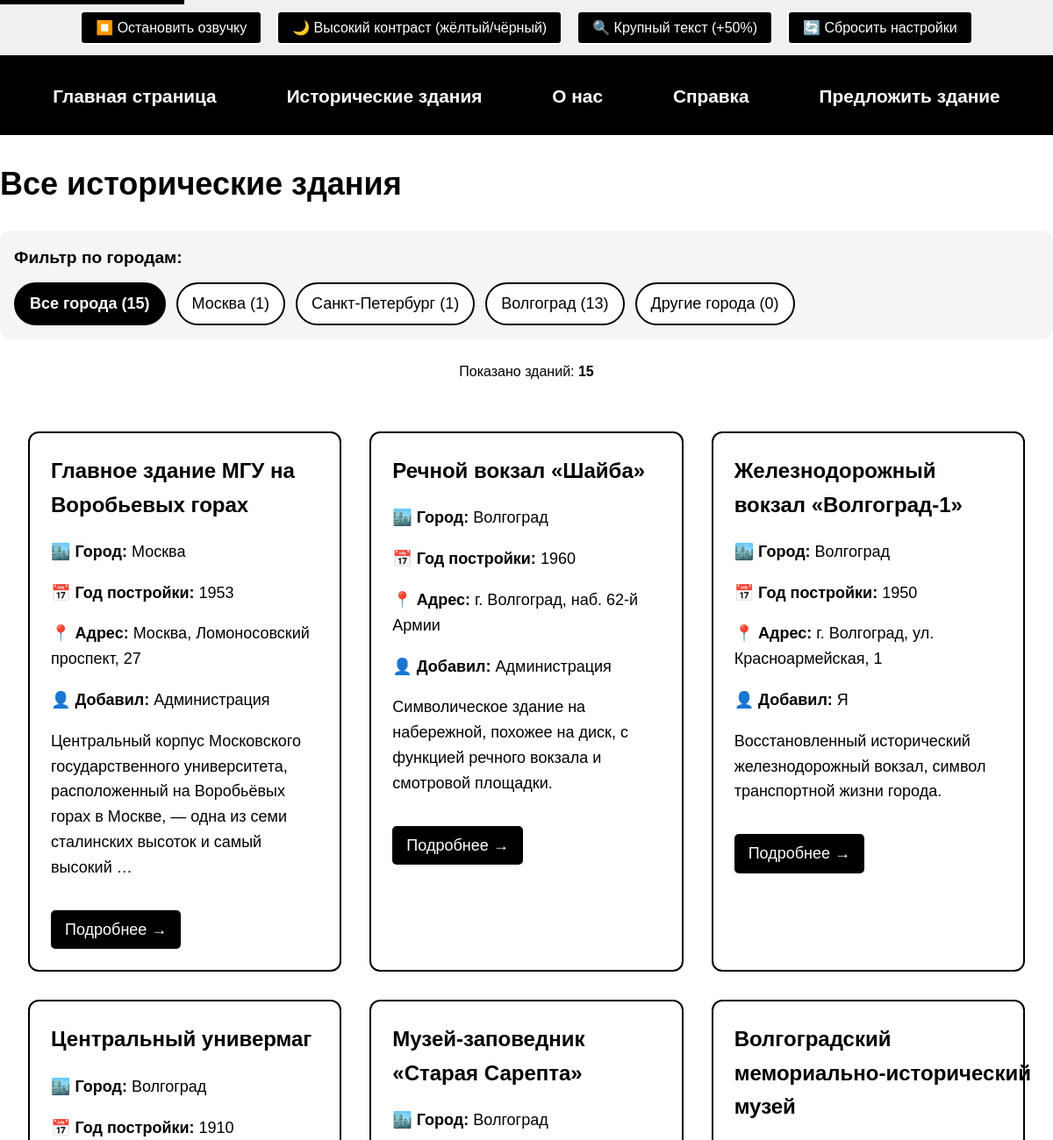
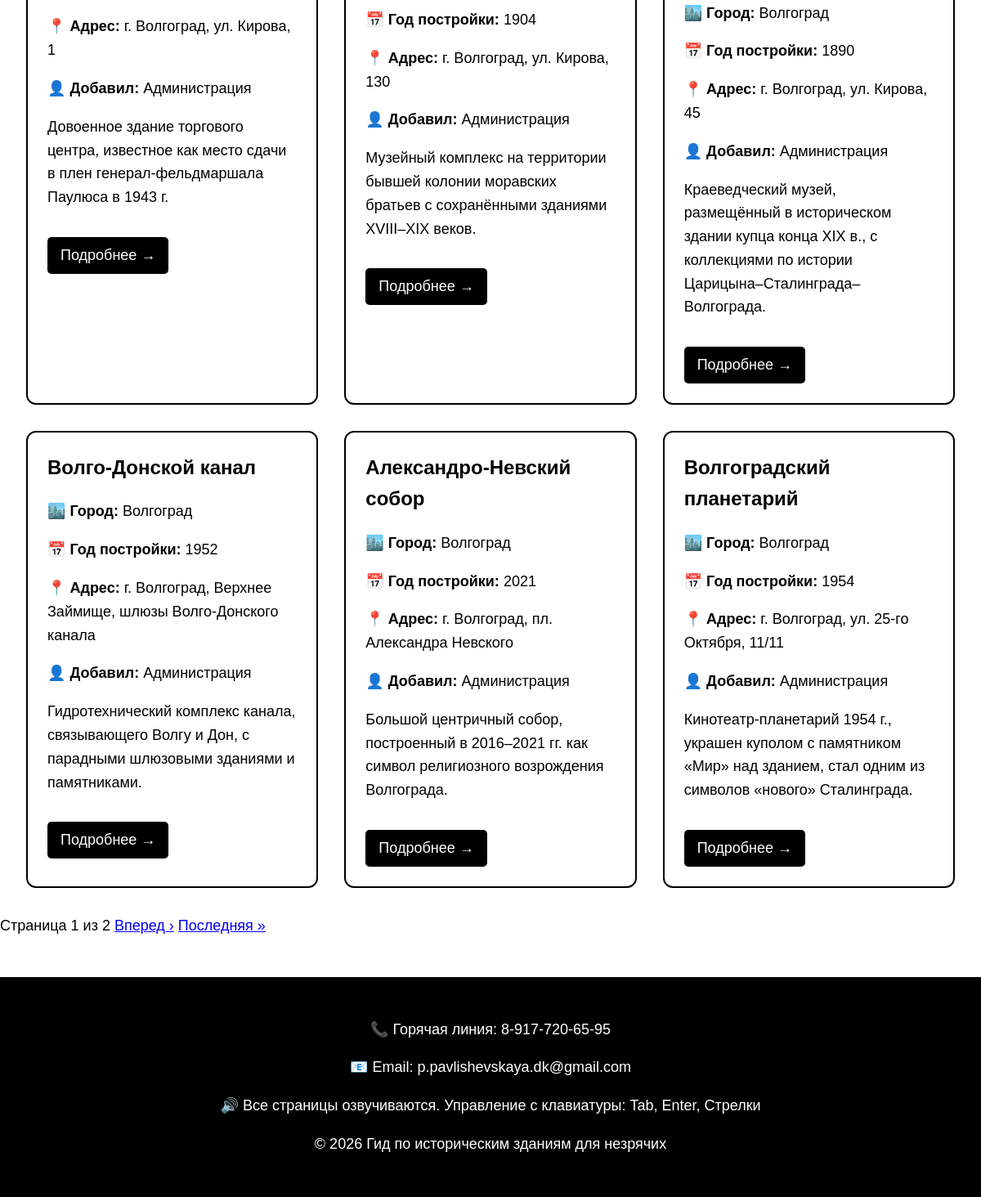
Screenshot of /buildings/ with the database file from the repository (2 pictures, top to bottom).
### buildings/models.py (models this page shows)
class HistoricalBuilding(models.Model):
    STATUS_CHOICES = [
        ('draft', 'На модерации'),
        ('published', 'Опубликовано'),
        ('rejected', 'Отклонено'),
    ]
    CITY_CHOICES = [
        ('msk', 'Москва'),
        ('spb', 'Санкт-Петербург'),
        ('vlg', 'Волгоград'),
        ('other', 'Другой город'),
    ]
    name = models.CharField(max_length=200, verbose_name="Название здания")
    short_description = models.TextField(max_length=500, verbose_name="Краткое описание (для списка)")
    full_description = models.TextField(verbose_name="Полное описание для озвучки", blank=True)
    architect = models.CharField(max_length=200, blank=True, verbose_name="Архитектор")
    year_built = models.IntegerField(verbose_name="Год постройки")
    address = models.CharField(max_length=300, verbose_name="Адрес")
    architectural_style = models.CharField(max_length=100, blank=True, verbose_name="Архитектурный стиль")
    city = models.CharField(max_length=50, choices=CITY_CHOICES, default='other', verbose_name="Город")
    tactile_features = models.TextField(blank=True, verbose_name="Тактильные особенности")
    sound_features = models.TextField(blank=True, verbose_name="Звуковое окружение")
    accessibility_notes = models.TextField(blank=True, verbose_name="Доступность для МГН")
    main_image = models.ImageField(upload_to='buildings/', blank=True, null=True, verbose_name="Главное изображение")
    audio_guide = models.FileField(upload_to='audio_guides/', blank=True, null=True, verbose_name="Аудиогид (MP3)")
    image_caption = models.TextField(blank=True, null=True, verbose_name="Описание изображения")
    suggested_by = models.CharField(max_length=200, verbose_name="Кто предложил добавить")
    suggested_email = models.EmailField(blank=True, verbose_name="Email для связи")
    created_at = models.DateTimeField(default=timezone.now, verbose_name="Дата добавления")
    updated_at = models.DateTimeField(auto_now=True, verbose_name="Дата обновления")
    status = models.CharField(max_length=20, choices=STATUS_CHOICES, default='draft', verbose_name="Статус модерации")
    moderation_notes = models.TextField(blank=True, verbose_name="Примечания модератора")

### buildings/views.py (the view)
# urls.py: path('buildings/', views.buildings_list, name='buildings_list'),
def buildings_list(request):
    city_filter = request.GET.get('city', 'all')
    buildings = HistoricalBuilding.objects.filter(status='published')
    if city_filter != 'all':
        buildings = buildings.filter(city=city_filter)
    buildings = buildings.order_by('-created_at')
    from django.core.paginator import Paginator
    paginator = Paginator(buildings, 9)
    page_number = request.GET.get('page', 1)
    page_obj = paginator.get_page(page_number)
    city_stats = {
        'all': HistoricalBuilding.objects.filter(status='published').count(),
        'msk': HistoricalBuilding.objects.filter(status='published', city='msk').count(),
        'spb': HistoricalBuilding.objects.filter(status='published', city='spb').count(),
        'vlg': HistoricalBuilding.objects.filter(status='published', city='vlg').count(),
        'other': HistoricalBuilding.objects.filter(status='published', city='other').count(),
    }
    city_names = {
        'all': 'Все города',
        'msk': 'Москва',
        'spb': 'Санкт-Петербург',
        'vlg': 'Волгоград',
        'other': 'Другие города',
    }
    context = {
        'page_obj': page_obj,
        'total_count': buildings.count(),
        'current_city': city_filter,
        'city_stats': city_stats,
        'city_names': city_names,
    }
    return render(request, 'buildings.html', context)

### templates/buildings.html (shortened to what this page needs)
{% extends 'base.html' %}
{% block content %}
<div class="container">
    <h1 data-speak="Все исторические здания">Все исторические здания</h1>
    <div class="city-filters" role="navigation" aria-label="Фильтр по городам">
        <h2 data-speak="Фильтр по городам">Фильтр по городам:</h2>
        <div class="filter-buttons">
            <a href="?city=all" class="filter-btn {% if current_city == 'all' %}active{% endif %}"
               data-speak="Показать все здания, всего {{ city_stats.all }}">
                Все города ({{ city_stats.all }})
            </a>
            <a href="?city=msk" class="filter-btn {% if current_city == 'msk' %}active{% endif %}"
               data-speak="Москва, {{ city_stats.msk }} зданий">
                Москва ({{ city_stats.msk }})
            </a>
            <a href="?city=spb" class="filter-btn {% if current_city == 'spb' %}active{% endif %}"
               data-speak="Санкт-Петербург, {{ city_stats.spb }} зданий">
                Санкт-Петербург ({{ city_stats.spb }})
            </a>
            <a href="?city=vlg" class="filter-btn {% if current_city == 'vlg' %}active{% endif %}"
               data-speak="Волгоград, {{ city_stats.vlg }} зданий">
                Волгоград ({{ city_stats.vlg }})
            </a>
            <a href="?city=other" class="filter-btn {% if current_city == 'other' %}active{% endif %}"
               data-speak="Другие города, {{ city_stats.other }} зданий">
                Другие города ({{ city_stats.other }})
            </a>
        </div>
    </div>
    <div class="filter-info" data-speak="Показано зданий: {{ total_count }}">
        Показано зданий: <strong>{{ total_count }}</strong>
    </div>
    {% if page_obj %}
        <div class="buildings-grid">
            {% for building in page_obj %}
                <div class="building-card"
                     data-speak="{{ building.name }}, город {{ building.get_city_display }}, добавлено {{ building.created_at|date:'d.m.Y' }}">
                    <h2>{{ building.name }}</h2>
                    <p><strong>🏙️ Город:</strong> {{ building.get_city_display }}</p>
                    <p><strong>📅 Год постройки:</strong> {{ building.year_built }}</p>
                    <p><strong>📍 Адрес:</strong> {{ building.address|truncatewords:10 }}</p>
                    <p><strong>👤 Добавил:</strong> {{ building.suggested_by }}</p>
                    <p>{{ building.short_description|truncatewords:20 }}</p>
                    <a href="{% url 'building_detail' building.id %}" class="read-more"
                       data-speak="Подробнее о {{ building.name }}">
                        Подробнее →
                    </a>
                </div>
            {% endfor %}
        </div>
        {% if page_obj.has_other_pages %}
            <div class="pagination" role="navigation" aria-label="Навигация по страницам">
                <span class="current-page"
                      data-speak="Страница {{ page_obj.number }} из {{ page_obj.paginator.num_pages }}">
                    Страница {{ page_obj.number }} из {{ page_obj.paginator.num_pages }}
                </span>
                {% if page_obj.has_next %}
                    <a href="?city={{ current_city }}&page={{ page_obj.next_page_number }}"
                       data-speak="Следующая страница">Вперед ›</a>
                    <a href="?city={{ current_city }}&page={{ page_obj.paginator.num_pages }}"
                       data-speak="Последняя страница">Последняя »</a>
                {% endif %}
            </div>
        {% endif %}
    {% else %}
        <div class="empty-state" data-speak="В этой категории пока нет зданий. Вы можете предложить первое!">
            <p>В этой категории пока нет зданий.</p>
            <p><a href="{% url 'suggest_building' %}">Предложить здание</a></p>
        </div>
    {% endif %}
</div>
{% endblock %}

### static/css/accessibility.css (style rules this page uses)
:root { --bg-color: #ffffff; --text-color: #000000; --link-color: #0000ee; --focus-color: #ff0000; --button-bg: #000000; --button-text: #ffffff; }
body { background-color: var(--bg-color); color: var(--text-color); font-family: 'Arial', 'Helvetica', sans-serif; font-size: 18px; line-height: 1.6; margin: 0; padding: 0; }
.buildings-grid { display: grid; grid-template-columns: repeat(auto-fill, minmax(350px, 1fr)); gap: 2rem; padding: 2rem; }
.building-card { border: 2px solid #000; padding: 1.5rem; border-radius: 12px; background-color: #fff; }
.building-card h2 { margin-top: 0; font-size: 1.5rem; }
.read-more { display: inline-block; background-color: #000; color: #fff; padding: 0.5rem 1rem; text-decoration: none; border-radius: 5px; margin-top: 1rem; }

### templates/buildings.html (style rules this page uses)
.city-filters { background-color: #f5f5f5; padding: 1rem; border-radius: 12px; margin: 1rem 0; }
.city-filters h2 { font-size: 1.2rem; margin: 0 0 0.75rem 0; }
.filter-buttons { display: flex; flex-wrap: wrap; gap: 0.75rem; }
.filter-btn { display: inline-block; background-color: #ffffff; color: #000000; padding: 0.5rem 1rem; text-decoration: none; border: 2px solid #000000; border-radius: 25px; font-weight: normal; transition: all 0.2s; }
.filter-btn.active { background-color: #000000; color: #ffffff; font-weight: bold; }
.filter-info { margin: 1rem 0; padding: 0.5rem; text-align: center; font-size: 1rem; }

### rows the page displays
HistoricalBuilding: name "Главное здание МГУ на Воробьевых горах", city "Москва", year_built "1953", address "Москва, Ломоносовский проспект, 27", suggested_by "Администрация", short_description "Центральный корпус Московского государственного университета, расположенный на Воробьёвых горах в Москве, — одна из семи сталинских высоток и самый высокий …"
HistoricalBuilding: name "Речной вокзал «Шайба»", city "Волгоград", year_built "1960", address "г. Волгоград, наб. 62‑й Армии", suggested_by "Администрация", short_description "Символическое здание на набережной, похожее на диск, с функцией речного вокзала и смотровой площадки."
HistoricalBuilding: name "Железнодорожный вокзал «Волгоград‑1»", city "Волгоград", year_built "1950", address "г. Волгоград, ул. Красноармейская, 1", suggested_by "Я", short_description "Восстановленный исторический железнодорожный вокзал, символ транспортной жизни города."
HistoricalBuilding: name "Центральный универмаг", city "Волгоград", year_built "1910", address "г. Волгоград, ул. Кирова, 1", suggested_by "Администрация", short_description "Довоенное здание торгового центра, известное как место сдачи в плен генерал‑фельдмаршала Паулюса в 1943 г."
HistoricalBuilding: name "Музей‑заповедник «Старая Сарепта»", city "Волгоград", year_built "1904", address "г. Волгоград, ул. Кирова, 130", suggested_by "Администрация", short_description "Музейный комплекс на территории бывшей колонии моравских братьев с сохранёнными зданиями XVIII–XIX веков."
HistoricalBuilding: name "Волгоградский мемориально‑исторический музей", city "Волгоград", year_built "1890", address "г. Волгоград, ул. Кирова, 45", suggested_by "Администрация", short_description "Краеведческий музей, размещённый в историческом здании купца конца XIX в., с коллекциями по истории Царицына–Сталинграда–Волгограда."
HistoricalBuilding: name "Волго‑Донской канал", city "Волгоград", year_built "1952", address "г. Волгоград, Верхнее Займище, шлюзы Волго‑Донского канала", suggested_by "Администрация", short_description "Гидротехнический комплекс канала, связывающего Волгу и Дон, с парадными шлюзовыми зданиями и памятниками."
HistoricalBuilding: name "Александро‑Невский собор", city "Волгоград", year_built "2021", address "г. Волгоград, пл. Александра Невского", suggested_by "Администрация", short_description "Большой центричный собор, построенный в 2016–2021 гг. как символ религиозного возрождения Волгограда."
HistoricalBuilding: name "Волгоградский планетарий", city "Волгоград", year_built "1954", address "г. Волгоград, ул. 25‑го Октября, 11/11", suggested_by "Администрация", short_description "Кинотеатр‑планетарий 1954 г., украшен куполом с памятником «Мир» над зданием, стал одним из символов «нового» Сталинграда."

### other values shown
{{ city_stats.all }} "15"
{{ city_stats.msk }} "1"
{{ city_stats.spb }} "1"
{{ city_stats.vlg }} "13"
{{ city_stats.other }} "0"
{{ total_count }} "15"
{{ page_obj.number }} "1"
{{ page_obj.paginator.num_pages }} "2"
